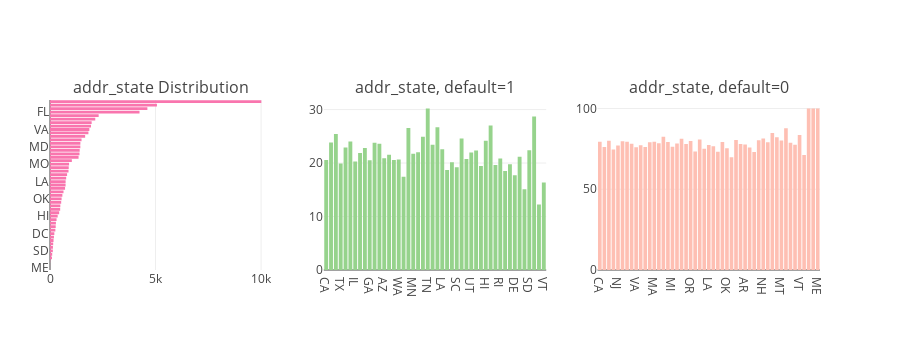

The code cell stored with this chart in its notebook:
### Code cell
tr0 = bar_hor(app_train, "addr_state", "Distribution of addr_state Variable" ,"#f975ae", w=700, lm=100, return_trace= True)
tr1, tr2 = gp('addr_state', 'Distribution of Default with Home Ownership')

fig = tools.make_subplots(rows=1, cols=3, print_grid=False, subplot_titles = ["addr_state Distribution" , "addr_state, default=1" ,"addr_state, default=0"])
fig.append_trace(tr0, 1, 1);
fig.append_trace(tr1, 1, 2);
fig.append_trace(tr2, 1, 3);
fig['layout'].update(height=350, showlegend=False, margin=dict(l=50));
iplot(fig);

### Figure 1 — Plotly figure (JSON) as saved in the notebook; plotly's stock layout.template omitted (floating-point values rounded to 4 significant figures)
{"data": [{"marker": {"color": "#f975ae"}, "orientation": "h", "type": "bar", "uid": "629055f6-d1e0-11e8-ad4f-9822ef949825", "x": [2, 3, 8, 94, 104, 134, 139, 151, 167, 186, 205, 254, 270, 280, 311, 364, 434, 482, 489, 530, 549, 586, 640, 713, 738, 740, 766, 809, 877, 887, 904, 1035, 1353, 1397, 1406, 1438, 1439, 1494, 1665, 1820, 1864, 1942, 1973, 2144, 2305, 4240, 4613, 5066, 10011], "xaxis": "x", "y": ["ME", "IA", "NE", "MS", "VT", "SD", "WY", "AK", "MT", "DE", "DC", "RI", "NH", "WV", "NM", "HI", "AR", "UT", "KS", "KY", "OK", "TN", "IN", "SC", "WI", "LA", "AL", "OR", "NV", "CT", "MO", "MN", "CO", "WA", "MI", "MD", "MA", "AZ", "NC", "OH", "VA", "GA", "PA", "IL", "NJ", "FL", "TX", "NY", "CA"], "yaxis": "y"}, {"marker": {"color": "#96D38C"}, "name": "default : 1", "type": "bar", "uid": "629055f7-d1e0-11e8-ad4f-9822ef949825", "x": ["CA", "NY", "FL", "TX", "NJ", "VA", "IL", "PA", "OH", "GA", "NC", "MI", "AZ", "MD", "MA", "WA", "CO", "NV", "MN", "MO", "AL", "TN", "WI", "IN", "LA", "CT", "OR", "SC", "OK", "KY", "UT", "AR", "KS", "HI", "NM", "WV", "RI", "NH", "MT", "DE", "AK", "DC", "SD", "MS", "WY", "VT"], "xaxis": "x2", "y": [20.56, 23.83, 25.42, 19.9, 22.91, 24.03, 20.29, 21.9, 22.8, 20.55, 23.78, 23.61, 20.88, 21.56, 20.57, 20.69, 17.44, 26.57, 21.74, 22.01, 24.93, 30.2, 23.44, 26.72, 22.57, 18.71, 20.15, 19.21, 24.59, 20.75, 21.99, 22.35, 19.43, 24.18, 27.01, 19.64, 20.87, 18.52, 19.76, 17.74, 21.19, 15.12, 22.39, 28.72, 12.23, 16.35], "yaxis": "y2"}, {"marker": {"color": "#FEBFB3"}, "name": "default : 0", "type": "bar", "uid": "629055f8-d1e0-11e8-ad4f-9822ef949825", "x": ["CA", "NY", "TX", "FL", "NJ", "IL", "GA", "PA", "VA", "OH", "NC", "AZ", "MA", "MD", "CO", "WA", "MI", "MN", "CT", "MO", "OR", "NV", "SC", "AL", "LA", "WI", "IN", "KY", "OK", "TN", "KS", "UT", "AR", "HI", "NM", "WV", "NH", "RI", "DC", "DE", "MT", "WY", "AK", "SD", "VT", "MS", "NE", "IA", "ME"], "xaxis": "x3", "y": [79.44, 76.17, 80.1, 74.58, 77.09, 79.71, 79.45, 78.1, 75.97, 77.2, 76.22, 79.12, 79.43, 78.44, 82.56, 79.31, 76.39, 78.26, 81.29, 77.99, 79.85, 73.43, 80.79, 75.07, 77.43, 76.56, 73.28, 79.25, 75.41, 69.8, 80.57, 78.01, 77.65, 75.82, 72.99, 80.36, 81.48, 79.13, 84.88, 82.26, 80.24, 87.77, 78.81, 77.61, 83.65, 71.28, 100, 100, 100], "yaxis": "y3"}], "layout": {"annotations": [{"font": {"size": 16}, "showarrow": false, "text": "addr_state Distribution", "x": 0.1444, "xanchor": "center", "xref": "paper", "y": 1, "yanchor": "bottom", "yref": "paper"}, {"font": {"size": 16}, "showarrow": false, "text": "addr_state, default=1", "x": 0.5, "xanchor": "center", "xref": "paper", "y": 1, "yanchor": "bottom", "yref": "paper"}, {"font": {"size": 16}, "showarrow": false, "text": "addr_state, default=0", "x": 0.8556, "xanchor": "center", "xref": "paper", "y": 1, "yanchor": "bottom", "yref": "paper"}], "height": 350, "margin": {"l": 50}, "showlegend": false, "xaxis": {"anchor": "y", "domain": [0, 0.2889]}, "xaxis2": {"anchor": "y2", "domain": [0.3556, 0.6444]}, "xaxis3": {"anchor": "y3", "domain": [0.7111, 1]}, "yaxis": {"anchor": "x", "domain": [0, 1]}, "yaxis2": {"anchor": "x2", "domain": [0, 1]}, "yaxis3": {"anchor": "x3", "domain": [0, 1]}}}
